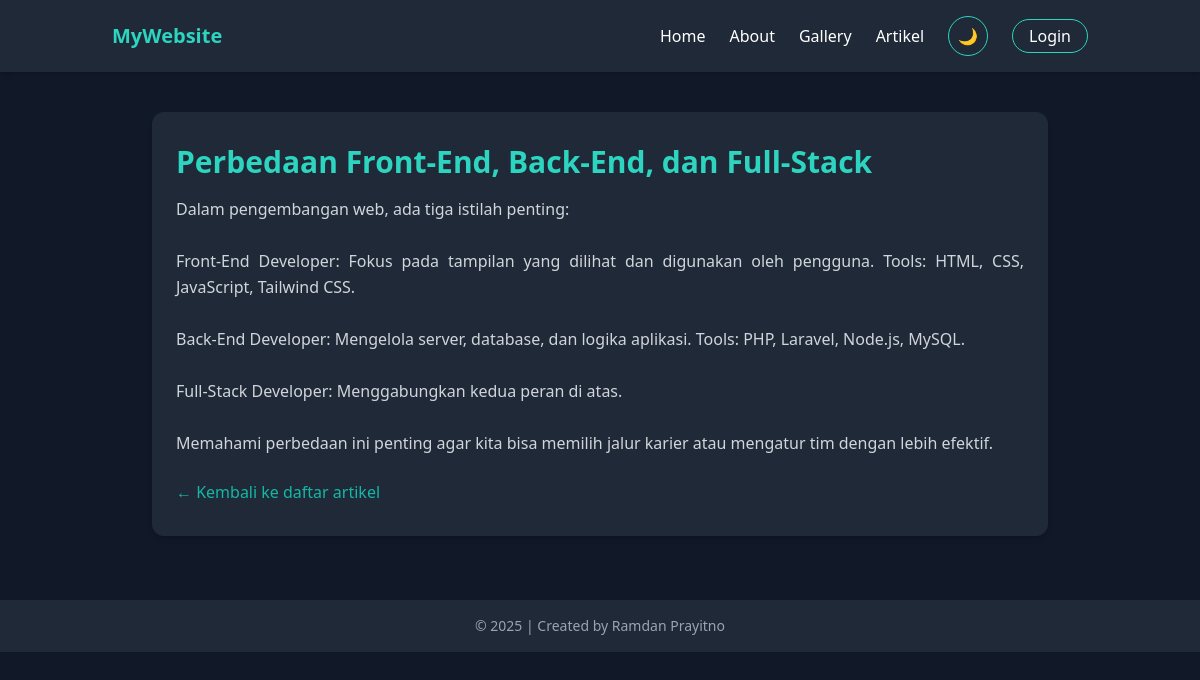
The page /detail_artikel.php?id_artikel=2 on the database its author committed.
### tables this page shows
CREATE TABLE `tbl_artikel` (
  `id_artikel` int(5) NOT NULL,
  `nama_artikel` text NOT NULL,
  `isi_artikel` text NOT NULL,
  `kategori` varchar(100) NOT NULL
);

### detail_artikel.php (the view, shortened to what this page needs)
<?php
include "koneksi.php";
$id = $_GET['id_artikel'];
$sql = "SELECT * FROM tbl_artikel WHERE id_artikel = '$id'";
$query = mysqli_query($db, $sql);
$data = mysqli_fetch_assoc($query);
?>
<!DOCTYPE html>
<html lang="en" class="dark">
<head>
    <script src="https://cdn.tailwindcss.com"></script>
</head>
<body class="bg-white text-gray-900 dark:bg-gray-900 dark:text-white font-sans transition-colors duration-300">
    <header class="bg-gray-100 dark:bg-gray-800 shadow-md">
        <div class="container mx-auto px-6 py-4 flex justify-between items-center">
            <a href="home.php" class="text-xl font-bold text-teal-500 dark:text-teal-400 hover:text-gray-900 dark:hover:text-white transition">
                MyWebsite
            </a>
            <nav class="flex space-x-6 items-center text-gray-800 dark:text-white font-medium">
                <a href="home.php" class="hover:text-teal-400">Home</a>
                <a href="about.php" class="hover:text-teal-400">About</a>
                <a href="gallery.php" class="hover:text-teal-400">Gallery</a>
                <a href="artikel.php" class="hover:text-teal-400">Artikel</a>
                <button id="themeToggle" class="relative w-10 h-10 flex items-center justify-center border border-teal-400 rounded-full hover:bg-teal-400 hover:text-gray-900 transition duration-300 overflow-hidden">
                    <span id="iconMoon" class="absolute opacity-100 scale-100 transition-all duration-300 ease-in-out">🌙</span>
                </button>
                <a href="admin/login.php" class="inline-flex items-center border border-teal-400 px-4 py-1 rounded-full hover:bg-teal-400 hover:text-gray-900 transition duration-300">
                    Login
                </a>
            </nav>
        </div>
    </header>
    <main class="max-w-4xl mx-auto mt-10 px-6 py-8 bg-gray-100 dark:bg-gray-800 rounded-xl shadow-md transition">
        <h1 class="text-3xl font-bold text-teal-600 dark:text-teal-400 mb-4"><?php echo htmlspecialchars($data['nama_artikel']); ?></h1>
        <article class="text-gray-700 dark:text-gray-300 leading-relaxed text-justify">
            <?php echo nl2br(htmlspecialchars($data['isi_artikel'])); ?>
        </article>
        <div class="mt-6">
            <a href="artikel.php" class="text-teal-500 hover:underline">&larr; Kembali ke daftar artikel</a>
        </div>
    </main>
    <footer class="bg-gray-100 dark:bg-gray-800 text-center py-4 mt-16">
        <p class="text-sm text-gray-500 dark:text-gray-400">&copy; <?php echo date('Y'); ?> | Created by Ramdan Prayitno</p>
    </footer>
</body>
</html>

### rows shown on the page
tbl_artikel: nama_artikel "Perbedaan Front-End, Back-End, dan Full-Stack", isi_artikel "Dalam pengembangan web, ada tiga istilah penting: Front-End Developer: Fokus pada tampilan yang dilihat dan digunakan oleh pengguna. Tools: HTML, CSS, JavaScript, Tailwind CSS. Back-End Developer: Mengelola server, database, dan logika aplikasi. Tools: PHP, Laravel, Node.js, MySQL. Full-Stack Developer: Menggabungkan kedua peran di atas. Memahami perbedaan ini penting agar kita bisa memilih jalur karier atau mengatur tim dengan lebih efektif."
